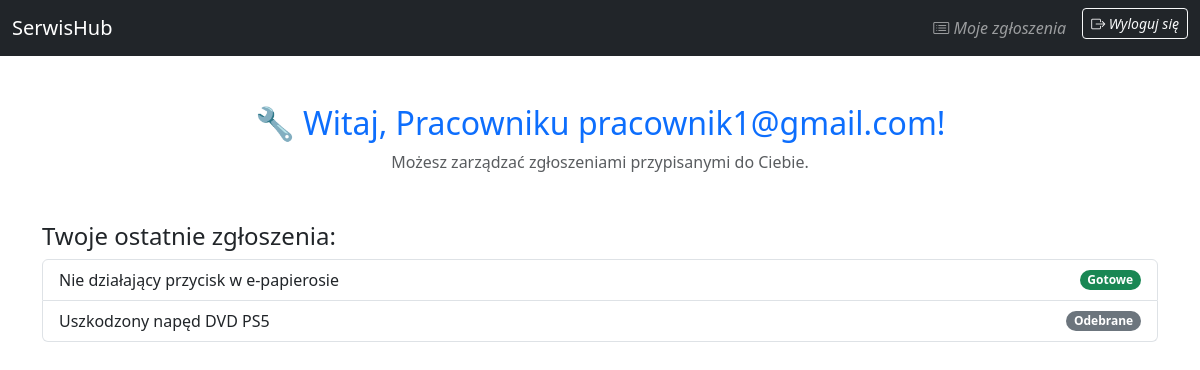
Screenshot of /users/main/ (signed in) with the database file from the repository.
### users/models.py (models this page shows, shortened)
class CustomUser(AbstractBaseUser, PermissionsMixin):
    email = models.EmailField(unique=True)
    first_name = models.CharField(max_length=150, blank=True, null=True)
    last_name = models.CharField(max_length=150, blank=True, null=True)
    rola = models.CharField(
        choices=[('klient', 'Klient'), ('pracownik', 'Pracownik'), ('admin', 'Admin')],
        max_length=20,
        default='klient'
    )
    is_active = models.BooleanField(default=True)
    is_staff = models.BooleanField(default=False)
    USERNAME_FIELD = 'email'
    REQUIRED_FIELDS = []
    objects = CustomUserManager()

### tickets/models.py (models this page shows, shortened)
class Ticket(models.Model):
	STATUS_CHOICES = [
		('nowe', 'Nowe'),
		('gotowe', 'Gotowe'),
		('w trakcie', 'W trakcie'),
		('odebrane', 'Odebrane'),
	]
	tytul = models.CharField(max_length=100)
	opis = models.TextField(blank=True)
	data_utworzenia = models.DateTimeField(auto_now_add=True)
	status = models.CharField(choices=STATUS_CHOICES, max_length=100, default='nowe')
	zdjecie = models.ImageField(upload_to='ticket_zdjecia/', blank=True, null=True)
	uzytkownik = models.ForeignKey(settings.AUTH_USER_MODEL, on_delete=models.CASCADE, null=True, blank=True, default=None)
	pracownik = models.ForeignKey(settings.AUTH_USER_MODEL, null=True, blank=True, default=None, on_delete=models.SET_NULL, related_name="tickety_przypisane")

### users/views.py (the view)
# urls.py: path('main/', main_view, name='main'),
def main_view(request):
    storage = get_messages(request)
    retrieved_messages_list = list(storage)
    if retrieved_messages_list:
        print(f"DEBUG (GET main_view): Pobrano wiadomości: {retrieved_messages_list}")
    recent_tickets_list = []
    if request.user.is_authenticated:
        print(f"DEBUG main_view: Próba pobrania zgłoszeń dla użytkownika: {request.user.email} (ID: {request.user.id})")
        if Ticket:
            try:
                if request.user.is_superuser:
                    recent_tickets_queryset = Ticket.objects.all().order_by('-data_utworzenia')
                    print("DEBUG main_view: Admin – wyświetlam wszystkie zgłoszenia.")
                elif request.user.is_staff:
                    recent_tickets_queryset = Ticket.objects.filter(pracownik=request.user).order_by('-data_utworzenia')[:10]
                    print("DEBUG main_view: Pracownik – wyświetlam zgłoszenia przypisane do niego.")
                else:
                    recent_tickets_queryset = Ticket.objects.filter(uzytkownik=request.user).order_by('-data_utworzenia')[:10]
                    print("DEBUG main_view: Klient – wyświetlam swoje zgłoszenia.")
                recent_tickets_list = list(recent_tickets_queryset)
                print(f"DEBUG main_view: Liczba znalezionych zgłoszeń: {len(recent_tickets_list)}")
                if len(recent_tickets_list) > 0:
                    first_ticket_display = getattr(recent_tickets_list[0], 'tytul', f"ID: {recent_tickets_list[0].id}")
                    print(f"DEBUG main_view: Pierwsze znalezione zgłoszenie: {first_ticket_display}")
            except FieldError as e:
                print(f"!!! BŁĄD main_view: FieldError - Nazwa pola w modelu Ticket jest niepoprawna. Sprawdź model! Błąd: {e} !!!")
            except Exception as e:
                print(f"!!! BŁĄD main_view: Inny błąd podczas pobierania zgłoszeń: {e} (Typ: {type(e).__name__}) !!!")
        else:
            print("DEBUG main_view: Model Ticket nie jest dostępny (problem z importem), nie pobrano zgłoszeń.")
    context = {
        'recent_tickets': recent_tickets_list,
    }
    return render(request, 'main.html', context)

### users/templates/main.html (shortened to what this page needs)
{% extends 'base.html' %}
{% block content %}
{% if not request.user.is_authenticated %}
  <div class="container mt-5">
      <div class="card p-5 text-center shadow">
      <h2><i class="bi bi-house-door me-2"></i> Witaj w SerwisHub!</h2>
      <p class="lead text-muted">Zaloguj się lub zarejestruj, aby zarządzać zgłoszeniami serwisowymi.</p>
          <div class="mt-4">
      <a href="{% url 'login' %}" class="btn btn-primary m-2">👤 Zaloguj się</a>
              <a href="{% url 'register' %}" class="btn btn-secondary m-2">📝 Zarejestruj się</a>
        </div>
   </div>
  </div>
{% else %}
  <div class="container text-center mt-5">
      {% if user.is_superuser %}
        <h2 class="text-success">👑 Witaj, Administratorze {{ user.first_name|default:user.email }}!</h2>
        <p class="text-muted">Masz pełny dostęp do wszystkich zgłoszeń i użytkowników.</p>
      {% elif user.is_staff %}
        <h2 class="text-primary">🔧 Witaj, Pracowniku {{ user.first_name|default:user.email }}!</h2>
        <p class="text-muted">Możesz zarządzać zgłoszeniami przypisanymi do Ciebie.</p>
      {% endif %}
      {% if recent_tickets %}
      <div class="mt-5 text-start">
          <h4>Twoje ostatnie zgłoszenia:</h4>
          <div class="list-group">
              {% for ticket in recent_tickets %}
              <a href="{% url 'ticket_detail' ticket.id %}" class="list-group-item list-group-item-action d-flex justify-content-between align-items-center">
                  {{ ticket.tytul|default:"Brak tytułu" }}
                  <span class="badge
                  {% if ticket.status == 'nowe' %} bg-primary rounded-pill
                  {% elif ticket.status == 'w trakcie' %} bg-warning rounded-pill
                  {% elif ticket.status == 'gotowe' %} bg-success rounded-pill
                  {% elif ticket.status == 'odebrane' %} bg-secondary rounded-pill
                   {% endif %}">{{ ticket.status|title }}</span>
              </a>
              {% endfor %}
          </div>
      </div>
      {% else %}
        <p class="mt-4">Nie masz jeszcze żadnych zgłoszeń.</p>
      {% endif %}
  </div>
{% endif %}
{% endblock %}

### tickets/templates/base.html (style rules this page uses)
body { scroll-behavior: smooth; }

### rows the page displays
CustomUser: first_name "pracownik1@gmail.com"
Ticket: tytul "Nie działający przycisk w e-papierosie", status "Gotowe"
Ticket: tytul "Uszkodzony napęd DVD PS5", status "Odebrane"
